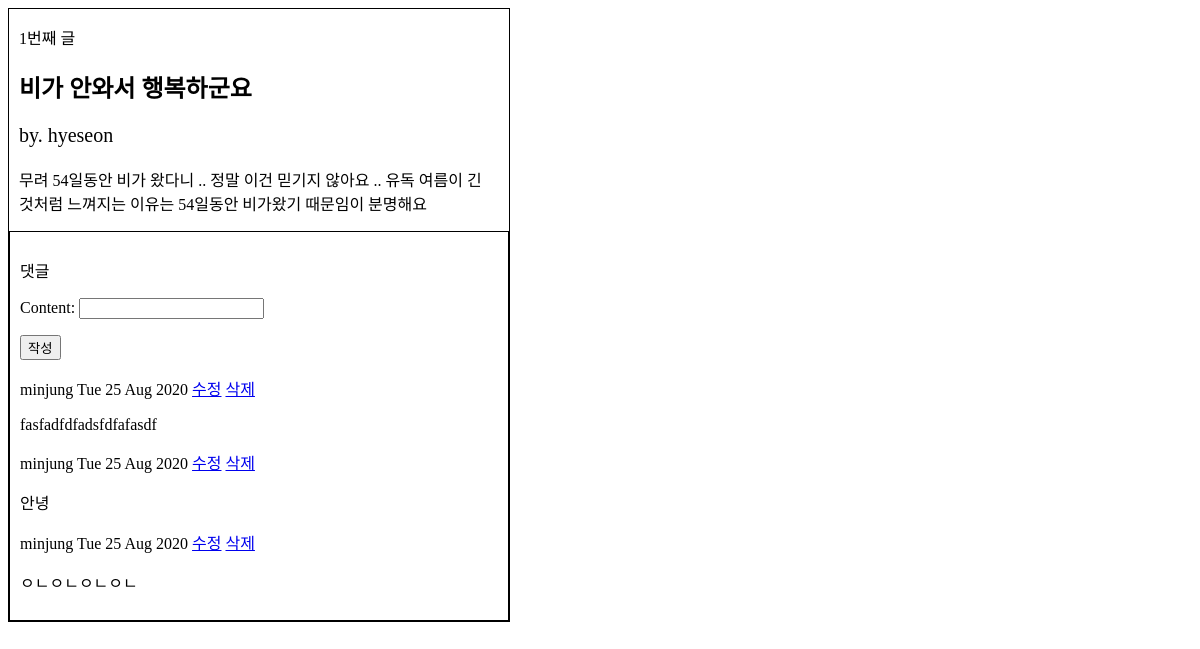
/1/, run on the app's committed database.
### main/models.py (models this page shows, shortened)
class Post(models.Model):
    title = models.CharField(max_length=200)
    content = models.TextField()
    updated_at=models.DateTimeField(auto_now=True)
    author = models.ForeignKey(settings.AUTH_USER_MODEL, on_delete=models.CASCADE)

class Comment(models.Model):
    content = models.CharField(max_length=200)
    author = models.ForeignKey(settings.AUTH_USER_MODEL, on_delete = models.CASCADE)
    post = models.ForeignKey(Post, on_delete = models.CASCADE)
    created = models.DateTimeField(auto_now_add=True) #save 누르는 순간 시간이 저장

### account/models.py (models this page shows)
class CustomUser(AbstractUser):
    name = models.CharField(max_length=50)
    nickname=models.CharField(max_length=100)
    age= models.PositiveIntegerField(null=True, blank=True)
    followers = models.ManyToManyField(settings.AUTH_USER_MODEL, related_name='following')

### main/views.py (the view)
# urls.py: path('<int:pk>/', views.DetailView.as_view(), name='detail'),
class DetailView(generic.DetailView): #CBV , pk없이 인자 숫자로 템플릿 바로 데려오는?
    model = Post #queryset = Post.objects.all()이랑 같은 기능<-FBV
    template_name = 'detail.html'   #렌더 어쩌고 대신 쓰는 것
    context_object_name='ppost'  #어떤 이름으로 부를 건지 ! html에서 이 이름으로 접근
    def get_context_data(self, **kwargs):   #FBV에서는 어케 했냐면 ... { '' : } 안에 여러 개 써서 그럼 이 안에 애들이 context
        context_data = super(DetailView, self).get_context_data(**kwargs) #근데 CBV에서는 원칙적으로 하나 밖에 못 보내서 이 함수 써서 post 말고 comment같은 다른 것도 보내게
        context_data['form'] = CommentForm() #'' 속 이 이름을 통해서 템플릿에서 접근 {'얘':}랑 똑같음
        context_data['comment'] = self.object.comment_set.all() #detail view에 있는 post의 옵젝트 , _set을 붙이면 포린키가 어디에 포린키로 엮여있는지 알고 싶을 때 모델이름_set.all하면 post가 갖고 있는 포린키들이 주루룩
        return context_data #결과적으로는 context_data(ppost랑 form이랑 comment가 보내진 것

### main/forms.py
class CommentForm(forms.ModelForm): #장고문서에 있음
    class Meta: #commentform 을 상속받은 클래스? 규칙 같은 거?
        model = Comment #어떤 모델에 관련된 폼인지
        fields = ('content',) #사용자야 이것만 작성해조! 사용자한테 어떤 요소를 받을 건지

### main/templates/detail.html (shortened to what this page needs)
<!DOCTYPE html>
<html lang="en">
<head>
</head>
<body>
    <div class='box'>
        <div class="content">
            <p> {{ppost.id}}번째 글</p>
            <h2>{{ppost.title}}</h2>
            <p class="author">by. {{ppost.author}}</p>
            <p class="body">{{ppost.content}}</p>
        </div>
        <div class="comment">
            <p>댓글</p>
            <form action= "{% url 'comment_create' ppost.id %}" method="POST">
                {{ form.as_p }}
                <input type="submit" value = "작성">
            </form>
            {% for comment in comment %}
                <p> {{comment.author}} {{comment.created|date:"D d M Y"}}
                    <a href="{% url 'comment_update' comment.id ppost.id %}">수정</a>
                    <a href="{% url 'comment_delete' comment.id ppost.id %}">삭제</a></p>
                <p> {{comment.content}} </p>
            {% endfor %}
        </div>
    </div>
</body>
</html>

### main/templates/detail.html (style rules this page uses)
.box { width: 500px; height: auto; border: 1px solid black; }
.content { margin: 10px; }
.author { font-size: 20px; }
.comment { width: auto; height: auto; padding: 10px; border: 1px solid black; }

### data on the page
Post: id "1", title "비가 안와서 행복하군요", author "hyeseon", content "무려 54일동안 비가 왔다니 .. 정말 이건 믿기지 않아요 .. 유독 여름이 긴 것처럼 느껴지는 이유는 54일동안 비가왔기 때문임이 분명해요"
Comment: author "minjung", created "Tue 25 Aug 2020", content "fasfadfdfadsfdfafasdf"
Comment: author "minjung", created "Tue 25 Aug 2020", content "안녕"
Comment: author "minjung", created "Tue 25 Aug 2020", content "ㅇㄴㅇㄴㅇㄴㅇㄴ"
